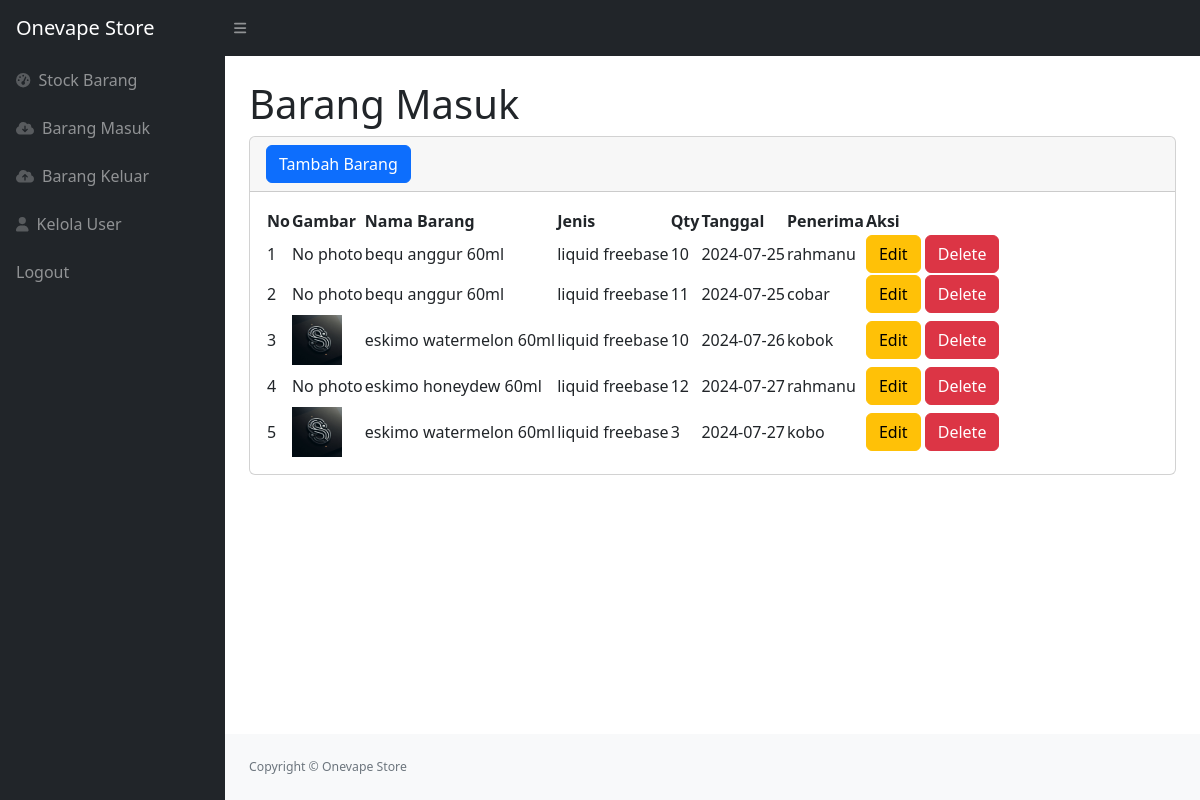
The app's page /masuk.php (signed in) with its own data.
### tables this page shows
CREATE TABLE `masuk` (
  `idmasuk` int(11) NOT NULL,
  `idbarang` int(11) NOT NULL,
  `tanggal` date NOT NULL DEFAULT current_timestamp(),
  `qty` int(11) NOT NULL,
  `penerima` varchar(225) NOT NULL
);

CREATE TABLE `stock` (
  `idbarang` int(11) NOT NULL,
  `namabarang` varchar(255) NOT NULL,
  `jenis` varchar(225) NOT NULL,
  `stock` int(11) NOT NULL,
  `harga` int(11) NOT NULL,
  `image` varchar(255) DEFAULT NULL
);

### masuk.php (the view, shortened to what this page needs)
<?php
require 'function.php';
?>
<!DOCTYPE html>
<html lang="en">
<head>
    <link href="https://cdn.jsdelivr.net/npm/simple-datatables@7.1.2/dist/style.min.css" rel="stylesheet" />
    <link href="css/styles.css" rel="stylesheet" />
</head>
<body class="sb-nav-fixed">
    <nav class="sb-topnav navbar navbar-expand navbar-dark bg-dark">
        <a class="navbar-brand ps-3" href="index.php">Onevape Store</a>
        <button class="btn btn-link btn-sm order-1 order-lg-0 me-4 me-lg-0" id="sidebarToggle" href="#!"><i class="fas fa-bars"></i></button>
    </nav>
    <div id="layoutSidenav">
        <div id="layoutSidenav_nav">
            <nav class="sb-sidenav accordion sb-sidenav-dark" id="sidenavAccordion">
                <div class="sb-sidenav-menu">
                <div class="nav">
                        <a class="nav-link" href="index.php">
                            <div class="sb-nav-link-icon"><i class="fas fa-tachometer-alt"></i></div>
                            Stock Barang
                        </a>
                        <a class="nav-link" href="masuk.php">
                            <div class="sb-nav-link-icon"><i class="fas fa-cloud-download"></i></div>
                            Barang Masuk
                        </a>
                        <a class="nav-link" href="keluar.php">
                            <div class="sb-nav-link-icon"><i class="fas fa-cloud-upload"></i></div>
                            Barang Keluar
                        </a>
                        <a class="nav-link" href="admin.php">
                            <div class="sb-nav-link-icon"><i class="fas fa-user"></i></div>
                            Kelola User
                        </a>
                        <a class="nav-link" href="logout.php">
                            Logout
                        </a>
                    </div>
                </div>
            </nav>
        </div>
        <div id="layoutSidenav_content">
            <main>
                <div class="container-fluid px-4">
                    <h1 class="mt-4">Barang Masuk</h1>
                    <div class="card mb-4">
                        <div class="card-header">
                            <button type="button" class="btn btn-primary" data-bs-toggle="modal" data-bs-target="#myModal">
                                Tambah Barang
                            </button>
                        </div>
                        <div class="card-body">
                            <table id="datatablesSimple">
                                <thead>
                                    <tr>
                                        <th>No</th>
                                        <th>Gambar</th>
                                        <th>Nama Barang</th>
                                        <th>Jenis</th>
                                        <th>Qty</th>
                                        <th>Tanggal</th>
                                        <th>Penerima</th>
                                        <th>Aksi</th>
                                    </tr>
                                </thead>
                                <tbody>
                                    <?php
                                    $ambilsemuadatastock = mysqli_query($connection, "SELECT * FROM masuk m, stock s WHERE s.idbarang = m.idbarang");
                                    $i = 1;
                                    while ($data = mysqli_fetch_array($ambilsemuadatastock)) {
                                        $image = $data['image'];
                                        if ($image == null) {
                                            $image = "No photo";
                                        } else {
                                            $image = '<img src="images/' . $image . '" width="50px" height="50px">';
                                        }
                                        $namabarang = $data['namabarang'];
                                        $jenisbarang = $data['jenis'];
                                        $qty = $data['qty'];
                                        $tanggal = $data['tanggal'];
                                        $penerima = $data['penerima'];
                                    ?>
                                        <tr>
                                            <td><?= $i++; ?></td>
                                            <td><?= $image; ?></td>
                                            <td><?= $namabarang; ?></td>
                                            <td><?= $jenisbarang; ?></td>
                                            <td><?= $qty; ?></td>
                                            <td><?= $tanggal; ?></td>
                                            <td><?= $penerima; ?></td>
                                            <td>
                                                <button type="button" class="btn btn-warning" data-bs-toggle="modal" data-bs-target="#edit<?= $data['idmasuk']; ?>">
                                                    Edit
                                                </button>
                                                <button type="button" class="btn btn-danger" data-bs-toggle="modal" data-bs-target="#delete<?= $data['idmasuk']; ?>">
                                                    Delete
                                                </button>
                                        </tr>
                                    <?php
                                    }
                                    ?>
                                </tbody>
                            </table>
                        </div>
                    </div>
                </div>
            </main>
            <footer class="py-4 bg-light mt-auto">
                <div class="container-fluid px-4">
                    <div class="d-flex align-items-center justify-content-between small">
                    <div class="d-flex align-items-center justify-content-between small">
                        <div class="text-muted">Copyright &copy; Onevape Store</div>
                    </div>
                    </div>
                </div>
            </footer>
        </div>
    </div>
</body>
</html>

### records on screen
masuk: image "No photo", idbarang.namabarang "bequ anggur 60ml", idbarang.jenis "liquid freebase", qty "10", tanggal "2024-07-25", penerima "rahmanu"
masuk: image "No photo", idbarang.namabarang "bequ anggur 60ml", idbarang.jenis "liquid freebase", qty "11", tanggal "2024-07-25", penerima "cobar"
masuk: idbarang.image (picture), idbarang.namabarang "eskimo watermelon 60ml", idbarang.jenis "liquid freebase", qty "10", tanggal "2024-07-26", penerima "kobok"
masuk: image "No photo", idbarang.namabarang "eskimo honeydew 60ml", idbarang.jenis "liquid freebase", qty "12", tanggal "2024-07-27", penerima "rahmanu"
masuk: idbarang.image (picture), idbarang.namabarang "eskimo watermelon 60ml", idbarang.jenis "liquid freebase", qty "3", tanggal "2024-07-27", penerima "kobo"
